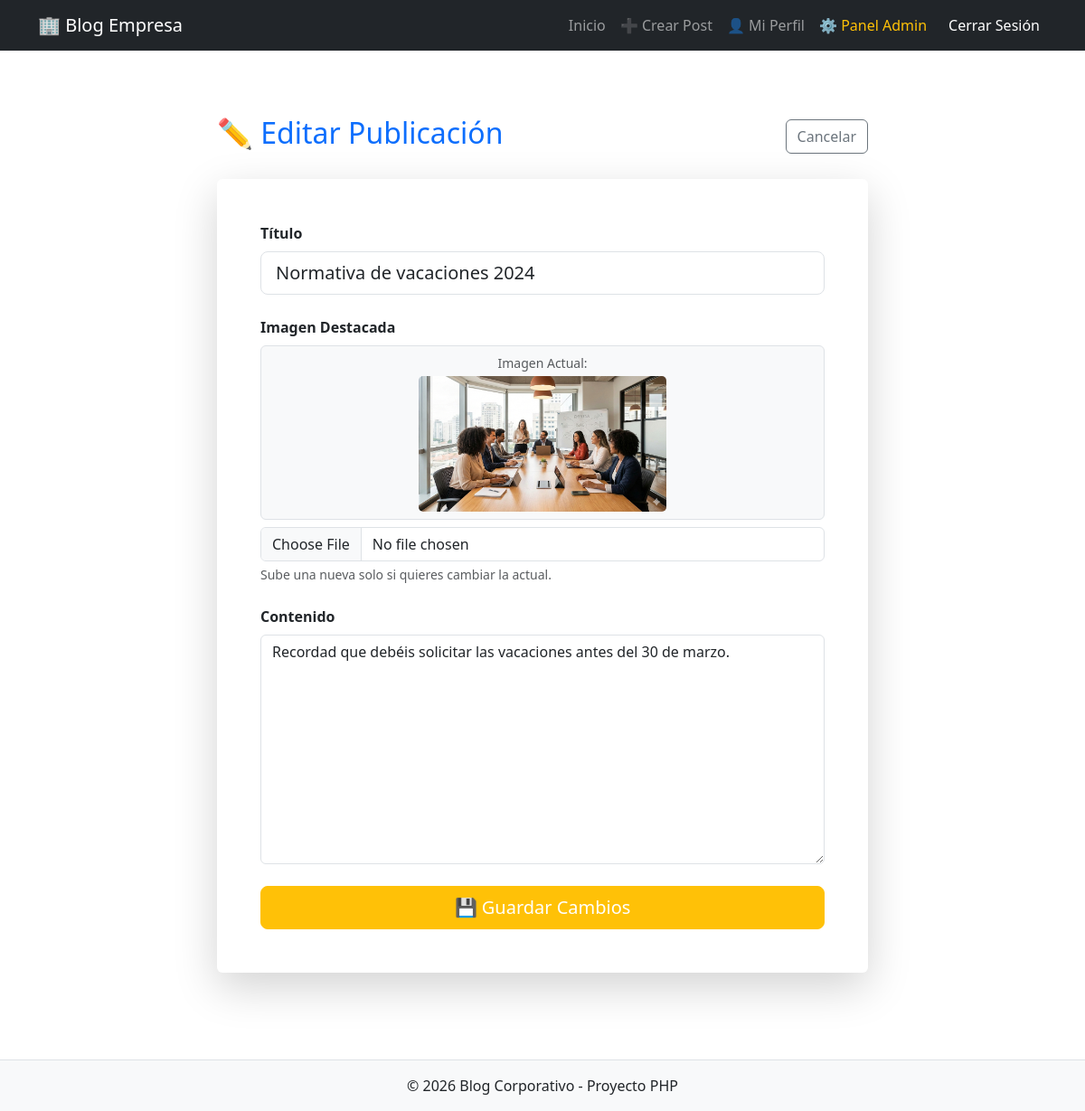
Page /editar_post.php?id=2 (signed in) on the committed database.
### tables this page shows
CREATE TABLE posts (
    id INT AUTO_INCREMENT PRIMARY KEY,
    titulo VARCHAR(200) NOT NULL,
    contenido TEXT NOT NULL,
    imagen VARCHAR(255) DEFAULT 'default.png',  
    fecha_publicacion DATETIME DEFAULT CURRENT_TIMESTAMP,
    autor_id INT,
    FOREIGN KEY (autor_id) REFERENCES usuarios(id) ON DELETE CASCADE
);

### editar_post.php (the view, shortened to what this page needs)
<?php
require_once 'includes/conexion.php';
$id_post = $_GET['id'];
$sql_check = "SELECT * FROM posts WHERE id = ?";
$stmt = mysqli_prepare($conn, $sql_check);
mysqli_stmt_bind_param($stmt, "i", $id_post);
mysqli_stmt_execute($stmt);
$resultado = mysqli_stmt_get_result($stmt);
$post_actual = mysqli_fetch_assoc($resultado);
?>
<?php include 'includes/header.php'; ?>
<div class="container py-5">
    <div class="row justify-content-center">
        <div class="col-md-10 col-lg-8">
            <div class="d-flex justify-content-between align-items-center mb-4">
                <h2 class="text-primary">✏️ Editar Publicación</h2>
                <a href="post.php?id=<?php echo $id_post; ?>" class="btn btn-outline-secondary">Cancelar</a>
            </div>
            <div class="card shadow-lg border-0">
                <div class="card-body p-5">
                    <form action="editar_post.php?id=<?php echo $id_post; ?>" method="POST" enctype="multipart/form-data">
                        <div class="mb-4">
                            <label for="titulo" class="form-label fw-bold">Título</label>
                            <input type="text" name="titulo" class="form-control form-control-lg"
                                   value="<?php echo htmlspecialchars($post_actual['titulo']); ?>" required>
                        </div>
                        <div class="mb-4">
                            <label class="form-label fw-bold">Imagen Destacada</label>
                            <?php
                                $img_mostrar = 'assets/img/posts/default.png';
                            ?>
                            <div class="mb-2 p-2 border rounded bg-light text-center">
                                <p class="small text-muted mb-1">Imagen Actual:</p>
                                <img src="<?php echo $img_mostrar; ?>" alt="Actual" style="max-height: 150px; border-radius: 5px;">
                            </div>
                            <input type="file" name="imagen" class="form-control" accept="image/*">
                            <div class="form-text">Sube una nueva solo si quieres cambiar la actual.</div>
                        </div>
                        <div class="mb-4">
                            <label for="contenido" class="form-label fw-bold">Contenido</label>
                            <textarea name="contenido" rows="10" class="form-control" required><?php echo htmlspecialchars($post_actual['contenido']); ?></textarea>
                        </div>
                        <div class="d-grid gap-2">
                            <button type="submit" class="btn btn-warning btn-lg text-white">💾 Guardar Cambios</button>
                        </div>
                    </form>
                </div>
            </div>
        </div>
    </div>
</div>
<?php include 'includes/footer.php'; ?>

### rows in the picture
posts: titulo "Normativa de vacaciones 2024", contenido "Recordad que debéis solicitar las vacaciones antes del 30 de marzo."
